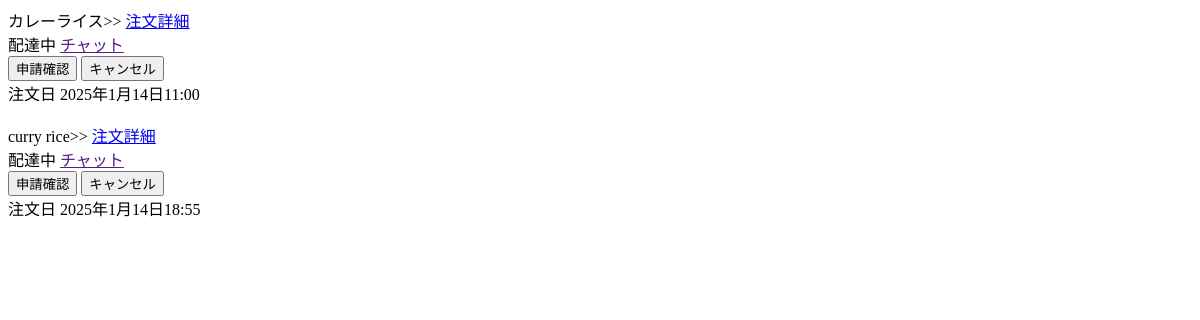
The app's page /client/check-order/, older data.
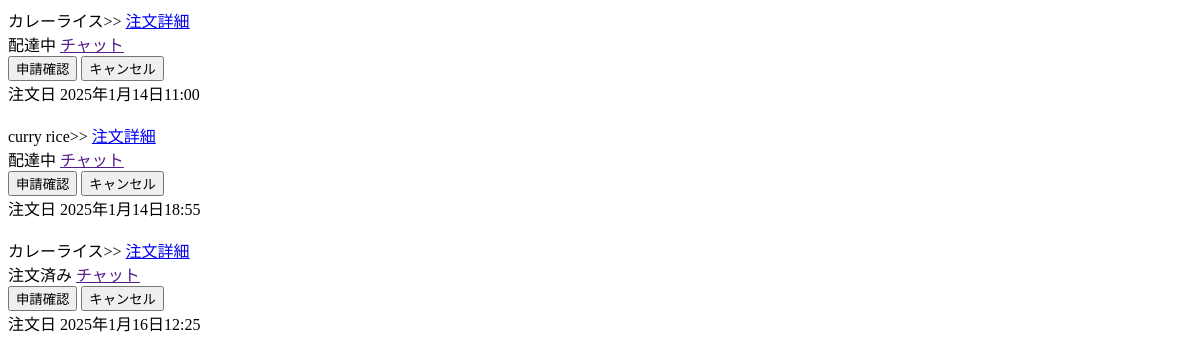
The same page, newer data.
### client_app/models.py (models this page shows, shortened)
class Task(models.Model):
	client = models.ForeignKey(
		CustomUser,
		on_delete=models.SET(get_sentinel_user),
		related_name='client',
		null=True, # TODO:仮でnullを許可する
		blank=True, # TODO: 仮でblankを許可する
		verbose_name="クライアント",
	)
	worker = models.ForeignKey(
		CustomUser,
		on_delete=models.SET(get_sentinel_user),
		related_name='worker',
		null=True,
		blank=True,
		verbose_name="配達員",
	)
	title = models.CharField(
		max_length=60,
		verbose_name="依頼件名",
	)
	created_at = models.DateTimeField(
		auto_now_add=True,
		verbose_name="注文した時間",
	)
	limit_of_time = models.DateTimeField(
		verbose_name="配達期限時間",
	)
	status = models.CharField(
		max_length=1,
		default="0",
		verbose_name="配達ステータス",
		help_text="0: 注文済み, 1: 配達中, 2: 承認待ち, 3: 再申請待ち, 4: 配達完了",
	)
	delivery_completion_time = models.DateTimeField(
		blank=True,
		null=True,
		verbose_name="配達完了時間",
	)
	shop_name = models.CharField(
		max_length=150,
		verbose_name="店舗名",
	)
	shop_post_code = models.CharField(
		max_length=15,
		verbose_name="店舗の郵便番号",
	)
	shop_address = models.CharField(
		max_length=150,
		verbose_name="店舗の住所",
		help_text="高知県香美市土佐山田町に続く住所"
	)
	shop_street_address = models.CharField(
		max_length=150,
		verbose_name="店舗の番地",
	)

### client_app/views.py (the view)
# urls.py: path('check-order/', views.check_order, name='check-order'),
def check_order(request):
	unpaid_transactions = Transaction.objects.filter(payment_fee_date__isnull=True)
	tasks = []
	for transaction in unpaid_transactions:
		tasks.append(transaction.task)
	return render(request, 'client_app/check_order.html', {'tasks': tasks})

### templates/client_app/check_order.html (shortened to what this page needs)
{% load static %}
<!DOCTYPE html>
<html lang="ja">
<head>
</head>
<body>
	{% for task in tasks %}
		<div class="order-container">
			<span>{{ task.title }}>></span>
			<a href="{% url 'client_app:check-order-detail' task.id %}">注文詳細</a>
			<br>
			<span>
				{% if task.status == '0' %}
					注文済み
				{% elif task.status == '1' %}
					配達中
				{% elif task.status == '2' %}
					承認待ち
				{% elif task.status == '3' %}
					再申請待ち
				{% elif task.status == '4' %}
					配達完了
				{% endif %}
			</span>
			<a href="">チャット</a>
			<br>
			<button type="button" onclick="confirmRequest('{{ task.id }}')">申請確認</button>
			<button type="button" onclick="cancelOrder('{{ task.id }}')">キャンセル</button>
		</div>
		<div>注文日 {{ task.created_at }}</div>
		<br>
	{% endfor %}
</body>
</html>

Row changes from the older to the newer data that the page shows:
added Task: title "カレーライス", status "注文済み", created_at "2025年1月16日12:25"
